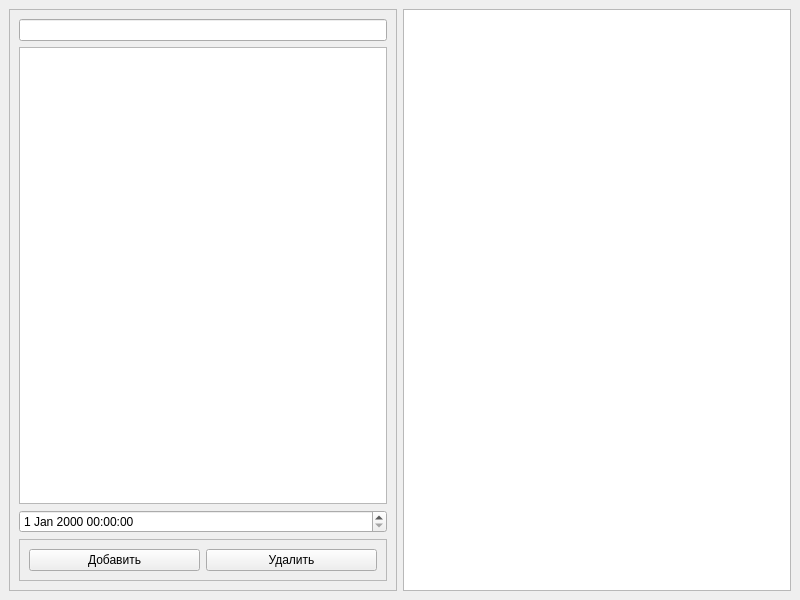
<?xml version="1.0" encoding="UTF-8"?>
<ui version="4.0">
 <class>MainWindow</class>
 <widget class="QMainWindow" name="MainWindow">
  <property name="geometry">
   <rect>
    <x>0</x>
    <y>0</y>
    <width>800</width>
    <height>600</height>
   </rect>
  </property>
  <property name="windowTitle">
   <string>MainWindow</string>
  </property>
  <widget class="QWidget" name="centralwidget">
   <layout class="QHBoxLayout" name="horizontalLayout_2">
    <item>
     <widget class="QFrame" name="frame_2">
      <property name="frameShape">
       <enum>QFrame::Shape::StyledPanel</enum>
      </property>
      <property name="frameShadow">
       <enum>QFrame::Shadow::Raised</enum>
      </property>
      <layout class="QVBoxLayout" name="verticalLayout">
       <item>
        <widget class="QLineEdit" name="txt_title"/>
       </item>
       <item>
        <widget class="QTextEdit" name="txt_content"/>
       </item>
       <item>
        <widget class="QDateTimeEdit" name="datetime_reminder"/>
       </item>
       <item>
        <widget class="QFrame" name="frame">
         <property name="frameShape">
          <enum>QFrame::Shape::StyledPanel</enum>
         </property>
         <property name="frameShadow">
          <enum>QFrame::Shadow::Raised</enum>
         </property>
         <layout class="QHBoxLayout" name="horizontalLayout">
          <item>
           <widget class="QPushButton" name="btn_add">
            <property name="text">
             <string>Добавить</string>
            </property>
           </widget>
          </item>
          <item>
           <widget class="QPushButton" name="btn_delete">
            <property name="text">
             <string>Удалить</string>
            </property>
           </widget>
          </item>
         </layout>
        </widget>
       </item>
      </layout>
     </widget>
    </item>
    <item>
     <widget class="QListWidget" name="list_notes"/>
    </item>
   </layout>
  </widget>
 </widget>
 <resources/>
 <connections/>
</ui>
